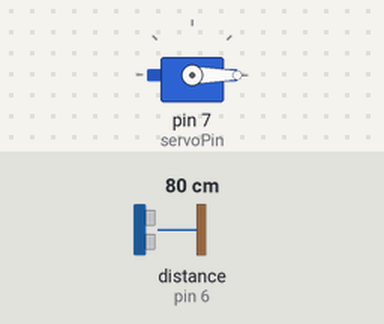
A sketch run on a simulated Arduino Uno, built with avr-gcc and run on an emulated ATmega328P. Parts: servo. Wiring (inferred from the names in the program): ultrasonic range finder: trigger pin 5; echo pin 6. The test bench sets the inputs (shaded band); at power-on: distance to the obstacle (sensor on pin 6) 80 cm. The echo pulse lasts 58.3 µs per cm; what the sketch prints to the serial monitor is not drawn.

Above: at 1.3 s.
1.4 s: distance to the obstacle (sensor on pin 6) set to 20 cm
3.6 s: distance to the obstacle (sensor on pin 6) set to 16 cm
At 5.5 s:
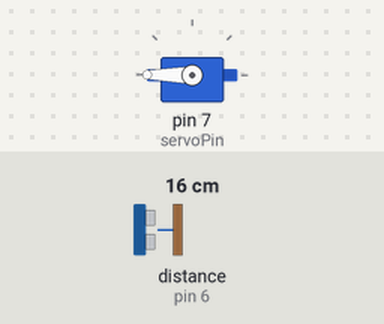
6.6 s: distance to the obstacle (sensor on pin 6) set to 18 cm
At 7.5 s:
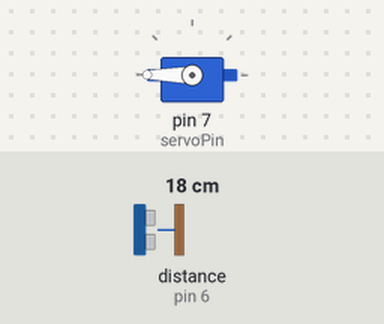
Timing chart, 0 to 9.6 s (numbered marks = the images above; inputs shaded):
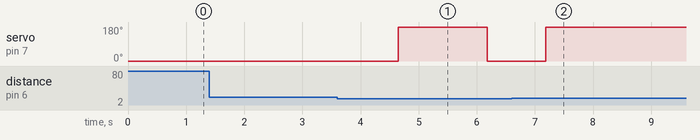

The sketch:

Led_Servo.ino
```cpp
#include<Servo.h> //servo library
Servo servo;
int trigPin = 5;
int echoPin = 6;
int servoPin = 7;
int led= 10;
long duration, dist, average;
long aver[3];   //array for average


void setup() {
    Serial.begin(9600);
    servo.attach(servoPin);
    pinMode(trigPin, OUTPUT);
    pinMode(echoPin, INPUT);
    servo.write(0);         //close cap on power on
    delay(100);
    servo.detach();
}

void measure() {
 digitalWrite(10,HIGH);
digitalWrite(trigPin, LOW);
delayMicroseconds(5);
digitalWrite(trigPin, HIGH);
delayMicroseconds(15);
digitalWrite(trigPin, LOW);
pinMode(echoPin, INPUT);
duration = pulseIn(echoPin, HIGH);
dist = (duration/2) / 10;    //obtain distance
}
void loop() {
  for (int i=0;i<=2;i++) {   //average distance
    measure();
   aver[i]=dist;
    delay(10);              //delay between measurements
  }
 dist=(aver[0]+aver[1]+aver[2])/3;

if ( dist<50 ) {
//Change distance as per your need
 servo.attach(servoPin);
  delay(1);
 servo.write(0);
 delay(1000);
 servo.write(180);
 delay(1500);
 servo.detach();
}
Serial.print(dist);
}
```

Measured:
- the behaviour switches between 18 and 17 cm on distance to the obstacle (sensor on pin 6) (found by bisection; images 0 and 1)
- after the input at 1.4 s, every drawn part: stays the same
- after the input at 3.6 s, servo on pin 7 (servoPin): 0° → 180° after 1.0 s, → 0° 1.5 s later
- after the input at 6.6 s, servo on pin 7 (servoPin): goes on until 7.2 s, then stays 180°
